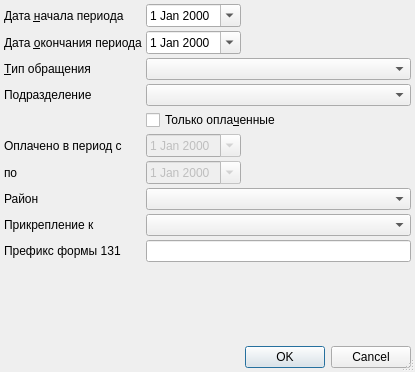
<?xml version="1.0" encoding="UTF-8"?>
<ui version="4.0">
 <class>StatReportF131RaionSetupDialog</class>
 <widget class="QDialog" name="StatReportF131RaionSetupDialog">
  <property name="windowModality">
   <enum>Qt::ApplicationModal</enum>
  </property>
  <property name="geometry">
   <rect>
    <x>0</x>
    <y>0</y>
    <width>415</width>
    <height>372</height>
   </rect>
  </property>
  <property name="windowTitle">
   <string>параметры отчёта</string>
  </property>
  <property name="sizeGripEnabled">
   <bool>true</bool>
  </property>
  <property name="modal">
   <bool>true</bool>
  </property>
  <layout class="QGridLayout" name="gridLayout">
   <property name="margin">
    <number>4</number>
   </property>
   <property name="spacing">
    <number>4</number>
   </property>
   <item row="0" column="0">
    <widget class="QLabel" name="lblBegDate">
     <property name="sizePolicy">
      <sizepolicy hsizetype="Maximum" vsizetype="Preferred">
       <horstretch>0</horstretch>
       <verstretch>0</verstretch>
      </sizepolicy>
     </property>
     <property name="text">
      <string>Дата &amp;начала периода</string>
     </property>
     <property name="buddy">
      <cstring>edtBegDate</cstring>
     </property>
    </widget>
   </item>
   <item row="0" column="1">
    <widget class="CDateEdit" name="edtBegDate">
     <property name="sizePolicy">
      <sizepolicy hsizetype="Maximum" vsizetype="Fixed">
       <horstretch>0</horstretch>
       <verstretch>0</verstretch>
      </sizepolicy>
     </property>
     <property name="calendarPopup">
      <bool>true</bool>
     </property>
    </widget>
   </item>
   <item row="1" column="0">
    <widget class="QLabel" name="lblEndDate">
     <property name="sizePolicy">
      <sizepolicy hsizetype="Maximum" vsizetype="Preferred">
       <horstretch>0</horstretch>
       <verstretch>0</verstretch>
      </sizepolicy>
     </property>
     <property name="text">
      <string>Дата &amp;окончания периода</string>
     </property>
     <property name="buddy">
      <cstring>edtEndDate</cstring>
     </property>
    </widget>
   </item>
   <item row="1" column="1">
    <widget class="CDateEdit" name="edtEndDate">
     <property name="sizePolicy">
      <sizepolicy hsizetype="Maximum" vsizetype="Fixed">
       <horstretch>0</horstretch>
       <verstretch>0</verstretch>
      </sizepolicy>
     </property>
     <property name="calendarPopup">
      <bool>true</bool>
     </property>
    </widget>
   </item>
   <item row="2" column="0">
    <widget class="QLabel" name="lblEventType">
     <property name="sizePolicy">
      <sizepolicy hsizetype="Maximum" vsizetype="Preferred">
       <horstretch>0</horstretch>
       <verstretch>0</verstretch>
      </sizepolicy>
     </property>
     <property name="text">
      <string>&amp;Тип обращения</string>
     </property>
     <property name="buddy">
      <cstring>cmbEventType</cstring>
     </property>
    </widget>
   </item>
   <item row="2" column="1">
    <widget class="CRBComboBox" name="cmbEventType">
     <property name="sizePolicy">
      <sizepolicy hsizetype="Expanding" vsizetype="Fixed">
       <horstretch>0</horstretch>
       <verstretch>0</verstretch>
      </sizepolicy>
     </property>
    </widget>
   </item>
   <item row="4" column="1">
    <widget class="QCheckBox" name="chkOnlyPayedEvents">
     <property name="text">
      <string>Только опла&amp;ченные</string>
     </property>
    </widget>
   </item>
   <item row="5" column="0">
    <widget class="QLabel" name="lblBegPayDate">
     <property name="sizePolicy">
      <sizepolicy hsizetype="Maximum" vsizetype="Preferred">
       <horstretch>0</horstretch>
       <verstretch>0</verstretch>
      </sizepolicy>
     </property>
     <property name="text">
      <string>Оплачено в период с</string>
     </property>
     <property name="buddy">
      <cstring>edtBegPayDate</cstring>
     </property>
    </widget>
   </item>
   <item row="5" column="1">
    <widget class="CDateEdit" name="edtBegPayDate">
     <property name="enabled">
      <bool>false</bool>
     </property>
     <property name="sizePolicy">
      <sizepolicy hsizetype="Maximum" vsizetype="Fixed">
       <horstretch>0</horstretch>
       <verstretch>0</verstretch>
      </sizepolicy>
     </property>
     <property name="calendarPopup">
      <bool>true</bool>
     </property>
    </widget>
   </item>
   <item row="6" column="0">
    <widget class="QLabel" name="lblEndPayDate">
     <property name="sizePolicy">
      <sizepolicy hsizetype="Maximum" vsizetype="Preferred">
       <horstretch>0</horstretch>
       <verstretch>0</verstretch>
      </sizepolicy>
     </property>
     <property name="text">
      <string>по</string>
     </property>
     <property name="buddy">
      <cstring>edtEndPayDate</cstring>
     </property>
    </widget>
   </item>
   <item row="6" column="1">
    <widget class="CDateEdit" name="edtEndPayDate">
     <property name="enabled">
      <bool>false</bool>
     </property>
     <property name="sizePolicy">
      <sizepolicy hsizetype="Maximum" vsizetype="Fixed">
       <horstretch>0</horstretch>
       <verstretch>0</verstretch>
      </sizepolicy>
     </property>
     <property name="calendarPopup">
      <bool>true</bool>
     </property>
    </widget>
   </item>
   <item row="7" column="0">
    <widget class="QLabel" name="label">
     <property name="sizePolicy">
      <sizepolicy hsizetype="Maximum" vsizetype="Preferred">
       <horstretch>0</horstretch>
       <verstretch>0</verstretch>
      </sizepolicy>
     </property>
     <property name="text">
      <string>Район</string>
     </property>
    </widget>
   </item>
   <item row="7" column="1">
    <widget class="QComboBox" name="cmbRaion">
     <property name="sizePolicy">
      <sizepolicy hsizetype="Expanding" vsizetype="Fixed">
       <horstretch>0</horstretch>
       <verstretch>0</verstretch>
      </sizepolicy>
     </property>
    </widget>
   </item>
   <item row="8" column="0">
    <widget class="QLabel" name="label_2">
     <property name="sizePolicy">
      <sizepolicy hsizetype="Maximum" vsizetype="Preferred">
       <horstretch>0</horstretch>
       <verstretch>0</verstretch>
      </sizepolicy>
     </property>
     <property name="text">
      <string>Прикрепление к</string>
     </property>
    </widget>
   </item>
   <item row="9" column="1">
    <widget class="QLineEdit" name="ledtYearForDD">
     <property name="sizePolicy">
      <sizepolicy hsizetype="Expanding" vsizetype="Fixed">
       <horstretch>0</horstretch>
       <verstretch>0</verstretch>
      </sizepolicy>
     </property>
     <property name="maxLength">
      <number>10</number>
     </property>
    </widget>
   </item>
   <item row="8" column="1">
    <widget class="QComboBox" name="cmbPermanentAttach">
     <property name="sizePolicy">
      <sizepolicy hsizetype="Expanding" vsizetype="Fixed">
       <horstretch>0</horstretch>
       <verstretch>0</verstretch>
      </sizepolicy>
     </property>
    </widget>
   </item>
   <item row="9" column="0">
    <widget class="QLabel" name="lblYearForDD">
     <property name="sizePolicy">
      <sizepolicy hsizetype="Maximum" vsizetype="Preferred">
       <horstretch>0</horstretch>
       <verstretch>0</verstretch>
      </sizepolicy>
     </property>
     <property name="text">
      <string>Префикс формы 131</string>
     </property>
    </widget>
   </item>
   <item row="11" column="0" colspan="2">
    <widget class="QDialogButtonBox" name="buttonBox">
     <property name="orientation">
      <enum>Qt::Horizontal</enum>
     </property>
     <property name="standardButtons">
      <set>QDialogButtonBox::Cancel|QDialogButtonBox::Ok</set>
     </property>
    </widget>
   </item>
   <item row="10" column="0">
    <spacer name="verticalSpacer">
     <property name="orientation">
      <enum>Qt::Vertical</enum>
     </property>
     <property name="sizeHint" stdset="0">
      <size>
       <width>20</width>
       <height>40</height>
      </size>
     </property>
    </spacer>
   </item>
   <item row="3" column="0">
    <widget class="QLabel" name="lblOrgStructure">
     <property name="text">
      <string>Подразделение</string>
     </property>
    </widget>
   </item>
   <item row="3" column="1">
    <widget class="COrgStructureComboBox" name="cmbOrgStructure"/>
   </item>
  </layout>
 </widget>
 <customwidgets>
  <customwidget>
   <class>CRBComboBox</class>
   <extends>QComboBox</extends>
   <header>library/crbcombobox.h</header>
  </customwidget>
  <customwidget>
   <class>CDateEdit</class>
   <extends>QDateEdit</extends>
   <header>library/DateEdit</header>
  </customwidget>
  <customwidget>
   <class>COrgStructureComboBox</class>
   <extends>QComboBox</extends>
   <header>Orgs/OrgStructComboBoxes.h</header>
  </customwidget>
 </customwidgets>
 <tabstops>
  <tabstop>edtBegDate</tabstop>
  <tabstop>edtEndDate</tabstop>
  <tabstop>cmbEventType</tabstop>
  <tabstop>cmbOrgStructure</tabstop>
  <tabstop>chkOnlyPayedEvents</tabstop>
  <tabstop>edtBegPayDate</tabstop>
  <tabstop>edtEndPayDate</tabstop>
  <tabstop>cmbRaion</tabstop>
  <tabstop>cmbPermanentAttach</tabstop>
  <tabstop>ledtYearForDD</tabstop>
  <tabstop>buttonBox</tabstop>
 </tabstops>
 <resources/>
 <connections>
  <connection>
   <sender>buttonBox</sender>
   <signal>accepted()</signal>
   <receiver>StatReportF131RaionSetupDialog</receiver>
   <slot>accept()</slot>
   <hints>
    <hint type="sourcelabel">
     <x>125</x>
     <y>388</y>
    </hint>
    <hint type="destinationlabel">
     <x>70</x>
     <y>270</y>
    </hint>
   </hints>
  </connection>
  <connection>
   <sender>buttonBox</sender>
   <signal>rejected()</signal>
   <receiver>StatReportF131RaionSetupDialog</receiver>
   <slot>reject()</slot>
   <hints>
    <hint type="sourcelabel">
     <x>238</x>
     <y>388</y>
    </hint>
    <hint type="destinationlabel">
     <x>279</x>
     <y>272</y>
    </hint>
   </hints>
  </connection>
  <connection>
   <sender>chkOnlyPayedEvents</sender>
   <signal>toggled(bool)</signal>
   <receiver>edtEndPayDate</receiver>
   <slot>setEnabled(bool)</slot>
   <hints>
    <hint type="sourcelabel">
     <x>296</x>
     <y>124</y>
    </hint>
    <hint type="destinationlabel">
     <x>296</x>
     <y>186</y>
    </hint>
   </hints>
  </connection>
  <connection>
   <sender>chkOnlyPayedEvents</sender>
   <signal>toggled(bool)</signal>
   <receiver>edtBegPayDate</receiver>
   <slot>setEnabled(bool)</slot>
   <hints>
    <hint type="sourcelabel">
     <x>296</x>
     <y>124</y>
    </hint>
    <hint type="destinationlabel">
     <x>296</x>
     <y>155</y>
    </hint>
   </hints>
  </connection>
 </connections>
</ui>
